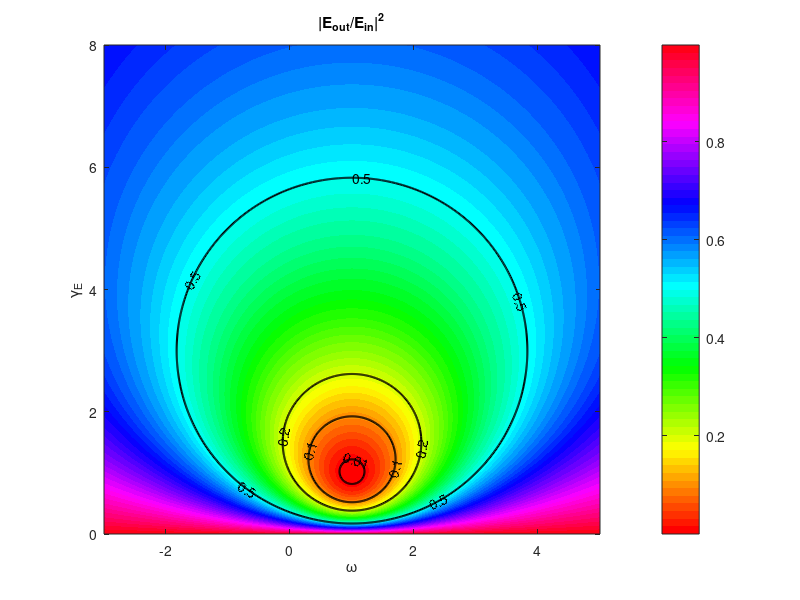
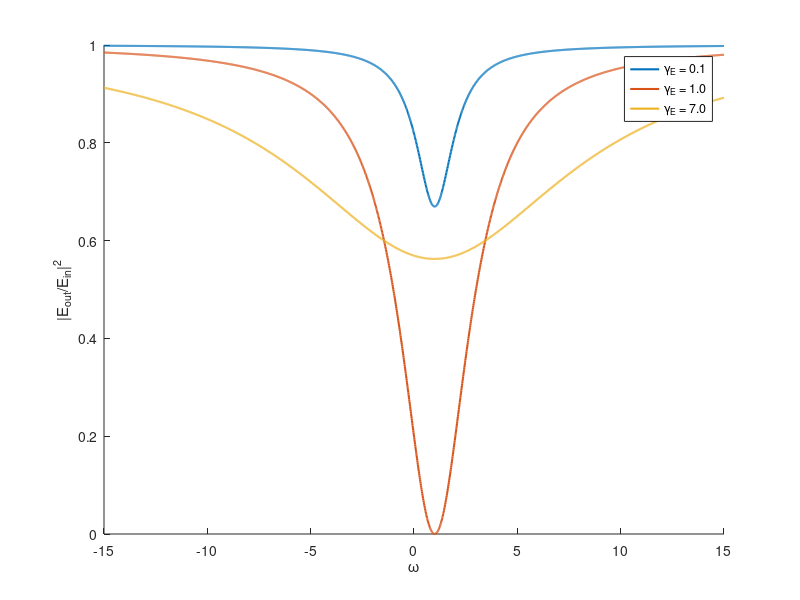

Recreate these plots in MATLAB, in order.
% Parameters (set others to 1)
gamma0 = 1;
omega_res = 1;
beta = 1;

% Sweep variables
omega = linspace(1-4,1+4,500);
gammaE = linspace(0,8,500);

[W, GE] = meshgrid(omega, gammaE);

gammaT = gamma0 + GE;

% Transmission amplitude
H = beta - (2*GE) ./ (gammaT + 1i*(W - omega_res));

% Output intensity |E_out / E_in|^2
T = abs(H).^2;
% Contour levels
T_equal = [0.01,0.1, 0.2, 0.5];
% Plot 2D contour
%figure('Units','pixels','Position',[100 100 900 400]);
figure;
contourf(W, GE, T, 400, 'LineColor','none'); hold on;
colormap('hsv');  
[C,h] = contour(W, GE, T, T_equal, 'k', 'LineWidth', 1.5);
clabel(C,h,'Color','k','FontSize',10);

colorbar;
xlabel('\omega');
ylabel('\gamma_E');
title('|E_{out}/E_{in}|^2');
grid off;
%%

% Parameters (set others to 1)
gamma0 = 1;
omega_res = 1;
beta = 1;

gE_list = [0.1, 1, 7];

% Frequency sweep
omega = linspace(-15,15,2000);

figure;
hold on;

for k = 1:length(gE_list)
    
    gammaE = gE_list(k);
    gammaT = gamma0 + gammaE;
    
    % Transmission amplitude
    H = beta - (2*gammaE) ./ (gammaT + 1i*(omega - omega_res));
    
    % Intensity transmission
    T = abs(H).^2;
    
    plot(omega, T, 'LineWidth', 1.5, ...
        'DisplayName', sprintf('\\gamma_E = %.1f', gammaE));
end
grid on;
xlabel('\omega');
ylabel('|E_{out}/E_{in}|^2');
legend('Location','best');
grid off;
